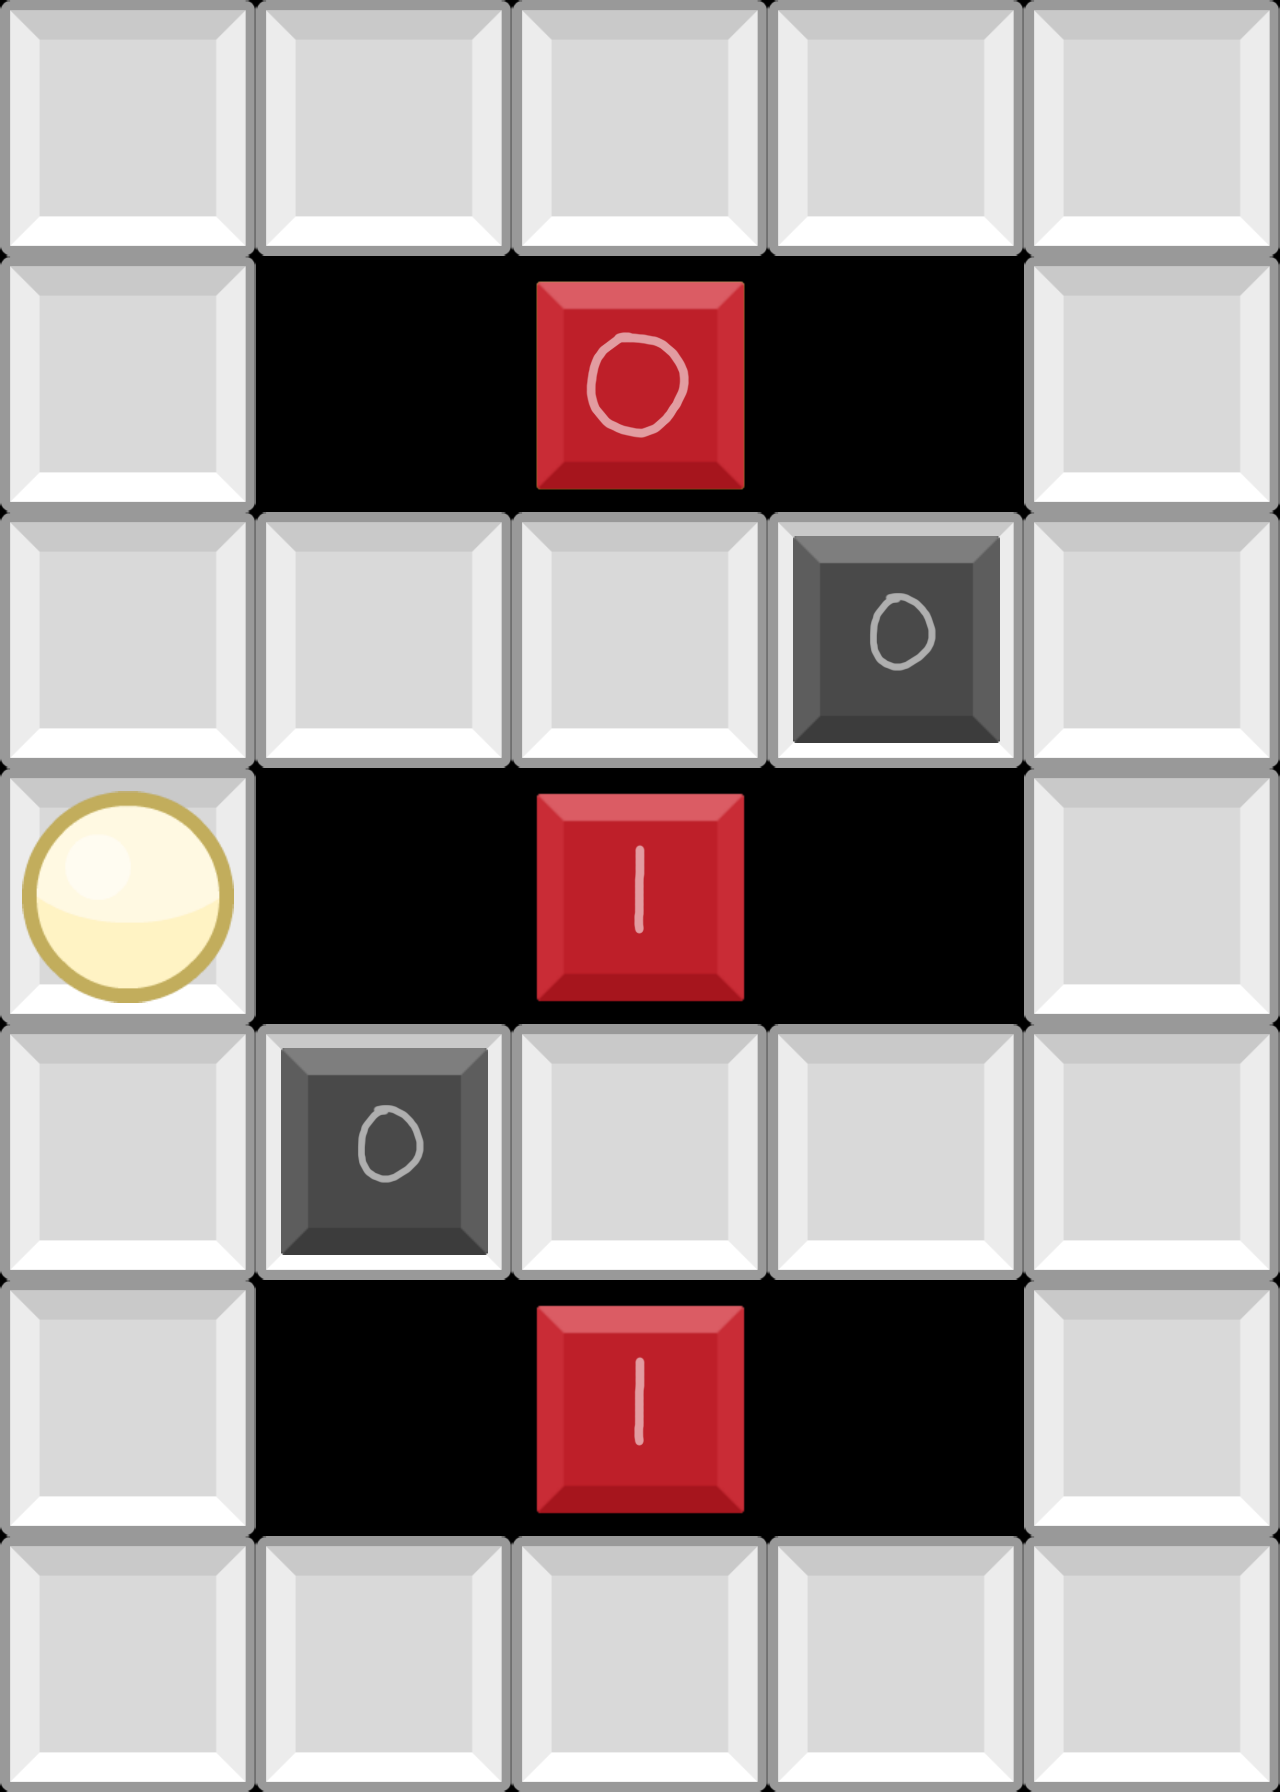

A 2D game scene composited from a Tiled map and its tileset images. What follows is a short description and the map's XML, with every tile layer's data as written:
An orthogonal 5x7 tile map with 256x256 px tiles, 3 tile layers (Floor, Placed, Interactable).

<map version="1.2" tiledversion="1.3.4" orientation="orthogonal" renderorder="right-down" width="5" height="7" tilewidth="256" tileheight="256" infinite="0" nextlayerid="4" nextobjectid="1">
 <tileset firstgid="1" name="prototypeSet" tilewidth="256" tileheight="256" tilecount="16" columns="4">
  <image source="puzzlePrototype.png" width="1024" height="1024" />
 </tileset>
 <layer id="1" name="Floor" width="5" height="7">
  <data encoding="csv">
1,1,1,1,1,
1,0,0,0,1,
1,1,1,1,1,
1,0,0,0,1,
1,1,1,1,1,
1,0,0,0,1,
1,1,1,1,1
</data>
 </layer>
 <layer id="2" name="Placed" width="5" height="7" locked="1">
  <data encoding="csv">
0,0,0,0,0,
0,0,0,0,0,
0,0,0,0,0,
0,0,0,0,0,
0,0,0,0,0,
0,0,0,0,0,
0,0,0,0,0
</data>
 </layer>
 <layer id="3" name="Interactable" width="5" height="7">
  <data encoding="csv">
0,0,0,0,0,
0,0,5,0,0,
0,0,0,3,0,
2,0,6,0,0,
0,3,0,0,0,
0,0,6,0,0,
0,0,0,0,0
</data>
 </layer>
</map>